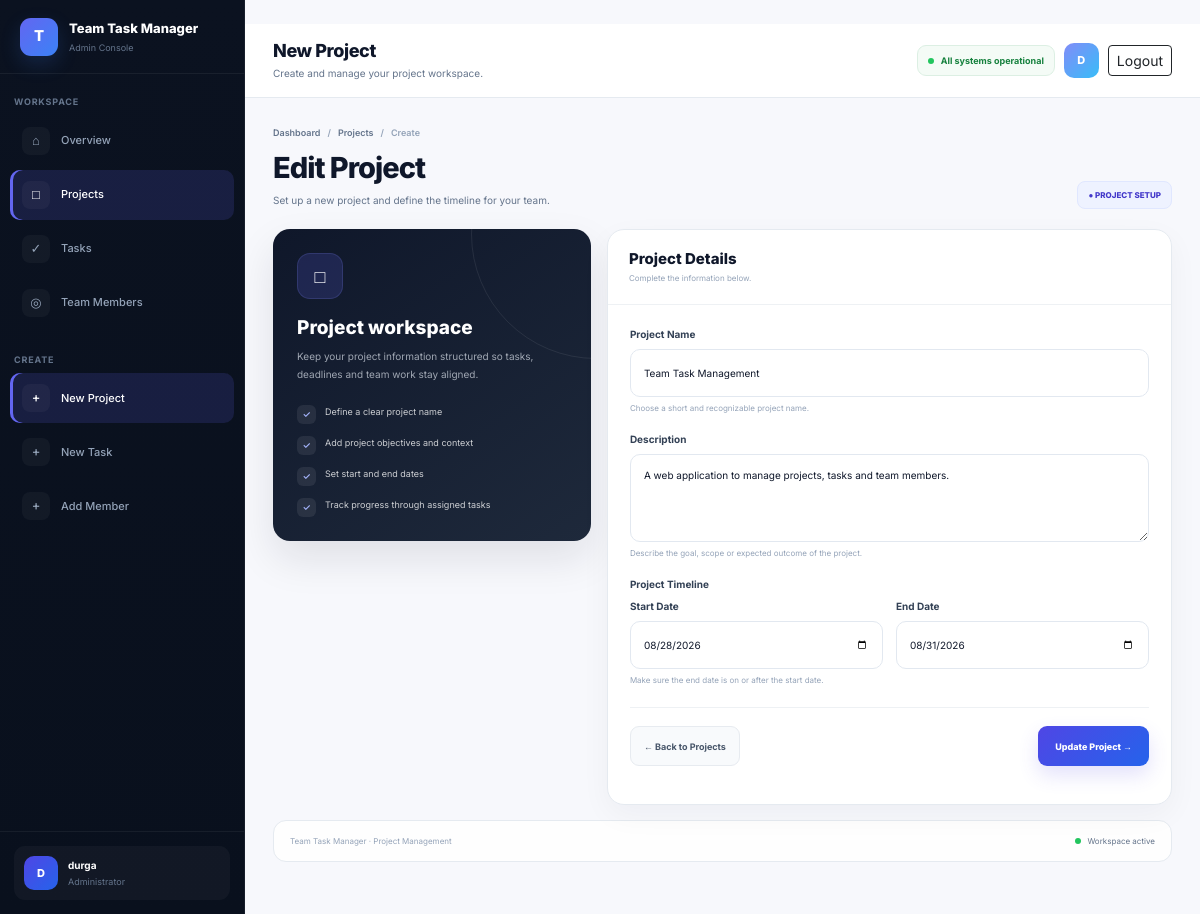
The page /projects/1/edit/ (signed in) on the database its author committed.
### accounts/models.py (models this page shows, shortened)
class User(AbstractUser):
    class Role(models.TextChoices):
        ADMIN = "ADMIN", "Admin"
        TEAM_MEMBER = "TEAM_MEMBER", "Team Member"
    role = models.CharField(
        max_length=20,
        choices=Role.choices,
        default=Role.TEAM_MEMBER,
    )

### projects/models.py (models this page shows, shortened)
class Project(models.Model):
    name = models.CharField(max_length=200)
    description = models.TextField(blank=True)
    start_date = models.DateField()
    end_date = models.DateField()
    created_at = models.DateTimeField(auto_now_add=True)
    updated_at = models.DateTimeField(auto_now=True)
    class Meta:
        ordering = ["-created_at"]

### projects/views.py (the view)
@login_required
def project_edit(request, pk):
    if not admin_only(request):
        return redirect("accounts:member_dashboard")
    project = get_object_or_404(Project, pk=pk)
    if request.method == "POST":
        form = ProjectForm(request.POST, instance=project)
        if form.is_valid():
            form.save()
            messages.success(
                request,
                "Project updated successfully."
            )
            return redirect("projects:project_list")
    else:
        form = ProjectForm(instance=project)
    return render(
        request,
        "projects/project_form.html",
        {
            "form": form,
            "page_title": "Edit Project",
            "button_text": "Update Project",
        },
    )

### projects/forms.py (shortened to what this page needs)
class ProjectForm(forms.ModelForm):
    class Meta:
        model = Project
        fields = ["name", "description", "start_date", "end_date"]
        widgets = {
            "name": forms.TextInput(
                attrs={
                    "class": "form-control",
                    "placeholder": "Enter project name",
                }
            ),
            "description": forms.Textarea(
                attrs={
                    "class": "form-control",
                    "rows": 4,
                    "placeholder": "Enter project description",
                }
            ),
            "start_date": forms.DateInput(
                attrs={
                    "class": "form-control",
                    "type": "date",
                }
            ),
            "end_date": forms.DateInput(
                attrs={
                    "class": "form-control",
                    "type": "date",
                }
            ),
        }

### projects/views.py (called while the page is built)
def admin_only(request):
    return request.user.is_authenticated and (
        request.user.role == User.Role.ADMIN
    )

### templates/projects/project_form.html (shortened to what this page needs)
<!DOCTYPE html>
<html lang="en">
<head>
    <link
        href="https://cdn.jsdelivr.net/npm/bootstrap@5.3.3/dist/css/bootstrap.min.css"
        rel="stylesheet"
    >
</head>
<body>
<div class="app">
    <aside class="sidebar">
        <div class="sidebar-brand">
            <div class="brand-mark">
                T
            </div>
            <div>
                <div class="brand-name">
                    Team Task Manager
                </div>
                <div class="brand-subtitle">
                    Admin Console
                </div>
            </div>
        </div>
        <div class="sidebar-section">
            Workspace
        </div>
        <nav class="nav-list">
            <a
                href="{% url 'accounts:admin_dashboard' %}"
                class="nav-link"
            >
                <span class="nav-icon">
                    ⌂
                </span>
                <span>
                    Overview
                </span>
            </a>
            <a
                href="{% url 'projects:project_list' %}"
                class="nav-link active"
            >
                <span class="nav-icon">
                    □
                </span>
                <span>
                    Projects
                </span>
            </a>
            <a
                href="{% url 'tasks:task_list' %}"
                class="nav-link"
            >
                <span class="nav-icon">
                    ✓
                </span>
                <span>
                    Tasks
                </span>
            </a>
            <a
                href="{% url 'accounts:team_members' %}"
                class="nav-link"
            >
                <span class="nav-icon">
                    ◎
                </span>
                <span>
                    Team Members
                </span>
            </a>
        </nav>
        <div class="sidebar-section">
            Create
        </div>
        <nav class="nav-list">
            <a
                href="{% url 'projects:project_create' %}"
                class="nav-link active"
            >
                <span class="nav-icon">
                    +
                </span>
                <span>
                    New Project
                </span>
            </a>
            <a
                href="{% url 'tasks:task_create' %}"
                class="nav-link"
            >
                <span class="nav-icon">
                    +
                </span>
                <span>
                    New Task
                </span>
            </a>
            <a
                href="{% url 'accounts:add_team_member' %}"
                class="nav-link"
            >
                <span class="nav-icon">
                    +
                </span>
                <span>
                    Add Member
                </span>
            </a>
        </nav>
        <div class="sidebar-spacer"></div>
        <div class="sidebar-footer">
            <div class="sidebar-user">
                <div class="sidebar-avatar">
                    {{ request.user.username|first|upper }}
                </div>
                <div>
                    <div class="sidebar-user-name">
                        {{ request.user.username }}
                    </div>
                    <div class="sidebar-user-role">
                        Administrator
                    </div>
                </div>
            </div>
        </div>
    </aside>
    <main class="main">
        <header class="topbar">
            <div>
                <h1 class="topbar-title">
                    {% if is_edit %}
                        Edit Project
                    {% else %}
                        New Project
                    {% endif %}
                </h1>
                <p class="topbar-subtitle">
                    Create and manage your project workspace.
                </p>
            </div>
            <div class="topbar-right">
                <div class="system-status">
                    <span class="system-dot"></span>
                    All systems operational
                </div>
                <div class="topbar-avatar">
                    {{ request.user.username|first|upper }}
                </div>
                <a
                    href="{% url 'accounts:logout' %}"
                    class="btn btn-sm btn-outline-dark"
                >
                    Logout
                </a>
            </div>
        </header>
        <div class="content">
            <section class="page-header">
                <div>
                    <div class="breadcrumb-row">
                        <a
                            href="{% url 'accounts:admin_dashboard' %}"
                        >
                            Dashboard
                        </a>
                        <span>
                            /
                        </span>
                        <a
                            href="{% url 'projects:project_list' %}"
                        >
                            Projects
                        </a>
                        <span>
                            /
                        </span>
                        <span>
                            {% if is_edit %}
                                Edit
                            {% else %}
                                Create
                            {% endif %}
                        </span>
                    </div>
                    <h2 class="page-title">
                        {{ page_title }}
                    </h2>
                    <p class="page-description">
                        {% if is_edit %}
                            Update the project details,
                            timeline and workspace information.
                        {% else %}
                            Set up a new project and define
                            the timeline for your team.
                        {% endif %}
                    </p>
                </div>
                <div class="mode-badge">
                    ●
                    {% if is_edit %}
                        EDIT MODE
                    {% else %}
                        PROJECT SETUP
                    {% endif %}
                </div>
            </section>
            <section class="form-layout">
                <aside class="info-card">
                    <div class="info-icon">
                        □
                    </div>
                    <h2>
                        Project workspace
                    </h2>
                    <p>
                        Keep your project information structured
                        so tasks, deadlines and team work stay aligned.
                    </p>
                    <div class="info-list">
                        <div class="info-item">
                            <span class="check">
                                ✓
                            </span>
                            <span>
                                Define a clear project name
                            </span>
                        </div>
                        <div class="info-item">
                            <span class="check">
                                ✓
                            </span>
                            <span>
                                Add project objectives and context
                            </span>
                        </div>
                        <div class="info-item">
                            <span class="check">
                                ✓
                            </span>
                            <span>
                                Set start and end dates
                            </span>
                        </div>
                        <div class="info-item">
                            <span class="check">
                                ✓
                            </span>
                            <span>
                                Track progress through assigned tasks
                            </span>
                        </div>
                    </div>
                </aside>
                <section class="form-card">
                    <div class="form-header">
                        <h2>
                            Project Details
                        </h2>
                        <p>
                            Complete the information below.
                        </p>
                    </div>
                    <div class="form-body">
                        <form
                            method="POST"
                            id="projectForm"
                            novalidate
                        >
                            <div class="field-group">
                                <label
                                    for="id_name"
                                    class="field-label"
                                >
                                    Project Name
                                </label>
                                {{ form.name }}
                                {% if not form.name.errors %}
                                    <div class="field-hint">
                                        Choose a short and recognizable project name.
                                    </div>
                                {% endif %}
                            </div>
                            <div class="field-group">
                                <label
                                    for="id_description"
                                    class="field-label"
                                >
                                    Description
                                </label>
                                {{ form.description }}
                                {% if not form.description.errors %}
                                    <div class="field-hint">
                                        Describe the goal, scope or expected outcome of the project.
                                    </div>
                                {% endif %}
                            </div>
                            <div class="field-group">
                                <label class="field-label">
                                    Project Timeline
                                </label>
                                <div class="date-grid">
                                    <div class="date-input">
                                        <label
                                            for="id_start_date"
                                            class="field-label"
                                        >
                                            Start Date
                                        </label>
                                        {{ form.start_date }}
                                    </div>
                                    <div class="date-input">
                                        <label
                                            for="id_end_date"
                                            class="field-label"
                                        >
                                            End Date
                                        </label>
                                        {{ form.end_date }}
                                    </div>
                                </div>
                                <div class="field-hint">
                                    Make sure the end date is on or after the start date.
                                </div>
                            </div>
                            <div class="form-footer">
                                <a
                                    href="{% url 'projects:project_list' %}"
                                    class="back-btn"
                                >
                                    ← Back to Projects
                                </a>
                                <button
                                    type="submit"
                                    class="submit-btn"
                                >
                                    <span class="submit-text">
                                        {{ button_text }}
                                        →
                                    </span>
                                </button>
                            </div>
                        </form>
                    </div>
                </section>
            </section>
            <footer class="footer">
                <div>
                    Team Task Manager · Project Management
                </div>
                <div class="footer-status">
                    <span class="footer-dot"></span>
                    Workspace active
                </div>
            </footer>
        </div>
    </main>
</div>
</body>
</html>

### rows shown on the page
User: user.username|first "D", user.username "durga"
Project: name "Team Task Management", description "A web application to manage projects, tasks and team members.", start_date "08/28/2026", end_date "08/31/2026"

### other values the page prints
{{ page_title }} "Edit Project"
{{ button_text }} "Update Project"
